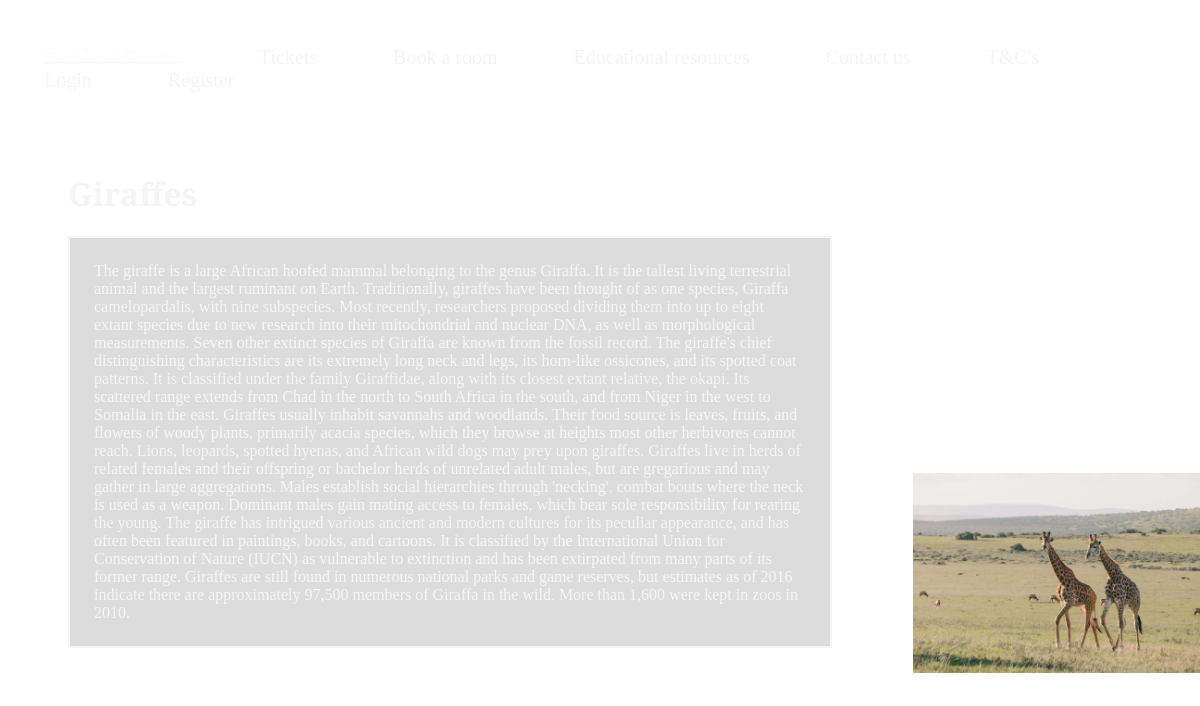
/animal/Giraffes, run on the app's committed database.
### app.py (models this page shows)
class Animals(db.Model): # Creates the SQL table for animals
    id = db.Column(db.Integer, primary_key=True)
    name = db.Column(db.String(30), unique=False, nullable=True)
    description = db.Column(db.String(200), unique=False, nullable=True)
    image_location = db.Column(db.String(60), unique=False, nullable=True)
    wikidescription = db.Column(db.String(1000), unique=False, nullable=True)

### app.py (the view)
@app.route('/animal/<animal_name>', methods=['GET','POST']) # This is the page route for each animal
def animal(animal_name): #this holds the logic for the animal function
    animal = Animals.query.filter_by(name=animal_name).first() # gets the animal based on the name selected in the link
    animal_description = animal.wikidescription # gets the description of this animal from the query
    animal_image = animal.image_location # gets the unique image for this animal
    return render_template('animal.html', animal_name=animal_name, animal_description=animal_description, animal_image=animal_image) # renders the template with the unique variables

### templates/animal.html (shortened to what this page needs)
{% extends 'base.html' %}
{% block content %}
<!DOCTYPE html>
<html lang="en-GB">
    <head>
        <link rel="stylesheet" href="../static/styles/main_style.css">
        <link rel="stylesheet" href="../static/styles/animal_style.css">
    </head>
    <body>
        <h1>{{animal_name}}</h1>
        <p>{{animal_description}}</p>
        <img src="{{animal_image}}" style="margin-top: -80vh; margin-left: 75vw; height: 25vh; width: auto; border: 5px white solid;">
    </body>
</html>
{% endblock %}

### static/styles/main_style.css (style rules this page uses)
body { background-image: url("/static/images/background.jpg"); color: whitesmoke; }

### static/styles/animal_style.css (style rules this page uses)
body { font-family: "PT Serif", serif; }
body h1 { margin-top: 10vh; padding-left: 5vw; }
body p { margin-right: 30vw; margin-left: 5vw; padding: 2vw; background-color: #fff; background-color: rgba(186,186,186,0.5); border: solid 2px whitesmoke; }

### data on the page
Animals: wikidescription "The giraffe is a large African hoofed mammal belonging to the genus Giraffa. It is the tallest living terrestrial animal and the largest ruminant on Earth. Traditionally, giraffes have been thought of as one species, Giraffa camelopardalis, with nine subspecies. Most recently, researchers proposed dividing them into up to eight extant species due to new research into their mitochondrial and nuclear DNA, as well as morphological measurements. Seven other extinct species of Giraffa are known from the fossil record. The giraffe's chief distinguishing characteristics are its extremely long neck and legs, its horn-like ossicones, and its spotted coat patterns. It is classified under the family…", image_location (picture)
